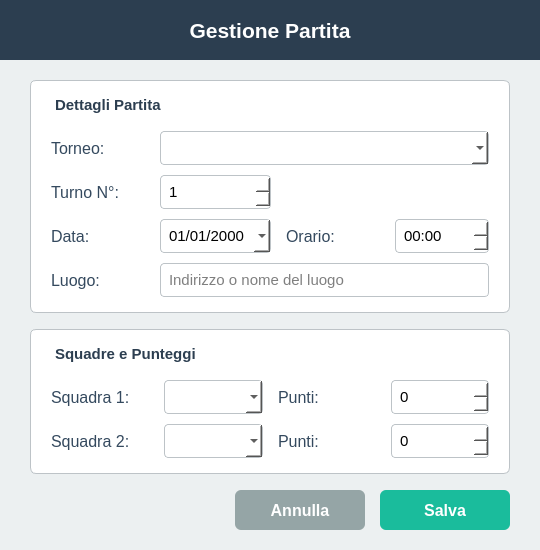
<?xml version="1.0" encoding="UTF-8"?>
<ui version="4.0">
 <class>PartitaDialog</class>
 <widget class="QDialog" name="PartitaDialog">
  <property name="geometry">
   <rect><x>0</x><y>0</y><width>540</width><height>520</height></rect>
  </property>
  <property name="windowTitle"><string>Partita</string></property>
  <property name="styleSheet">
   <string>
QDialog { background-color: #ecf0f1; }
QLabel { color: #34495e; font-family: Helvetica; font-size: 12pt; }
QLineEdit, QComboBox, QDateEdit, QTimeEdit, QSpinBox {
    border: 1px solid #bdc3c7;
    border-radius: 4px;
    padding: 6px;
    font-family: Helvetica;
    font-size: 11pt;
    background-color: white;
}
QLineEdit:focus, QComboBox:focus, QDateEdit:focus, QTimeEdit:focus, QSpinBox:focus {
    border: 1px solid #3498db;
}
   </string>
  </property>

  <layout class="QVBoxLayout" name="verticalLayout_main">
   <property name="spacing"><number>0</number></property>
   <property name="leftMargin"><number>0</number></property>
   <property name="topMargin"><number>0</number></property>
   <property name="rightMargin"><number>0</number></property>
   <property name="bottomMargin"><number>0</number></property>

   <!-- HEADER -->
   <item>
    <widget class="QFrame" name="frame_header">
     <property name="minimumSize"><size><width>0</width><height>60</height></size></property>
     <property name="maximumSize"><size><width>16777215</width><height>60</height></size></property>
     <property name="styleSheet"><string>QFrame#frame_header { background-color: #2c3e50; }</string></property>
     <layout class="QVBoxLayout" name="vl_header">
      <item>
       <widget class="QLabel" name="label_dialog_title">
        <property name="text"><string>Gestione Partita</string></property>
        <property name="alignment"><set>Qt::AlignCenter</set></property>
        <property name="styleSheet"><string>QLabel { color: white; font-family: Helvetica; font-size: 16pt; font-weight: bold; }</string></property>
       </widget>
      </item>
     </layout>
    </widget>
   </item>

   <!-- BODY -->
   <item>
    <layout class="QVBoxLayout" name="vl_body">
     <property name="spacing"><number>16</number></property>
     <property name="leftMargin"><number>30</number></property>
     <property name="topMargin"><number>20</number></property>
     <property name="rightMargin"><number>30</number></property>
     <property name="bottomMargin"><number>20</number></property>

     <!-- DETTAGLI PARTITA -->
     <item>
      <widget class="QFrame" name="frame_partita">
       <property name="styleSheet"><string>QFrame#frame_partita { background-color: white; border: 1px solid #bdc3c7; border-radius: 6px; }</string></property>
       <layout class="QVBoxLayout" name="vl_partita">
        <property name="leftMargin"><number>20</number></property>
        <property name="topMargin"><number>15</number></property>
        <property name="rightMargin"><number>20</number></property>
        <property name="bottomMargin"><number>15</number></property>
        <property name="spacing"><number>12</number></property>
        <item>
         <widget class="QLabel" name="label_section_partita">
          <property name="text"><string>Dettagli Partita</string></property>
          <property name="styleSheet"><string>QLabel { color: #2c3e50; font-weight: bold; font-size: 11pt; border-bottom: 1px solid #bdc3c7; padding-bottom: 4px; }</string></property>
         </widget>
        </item>
        <item>
         <layout class="QGridLayout" name="grid_partita">
          <property name="horizontalSpacing"><number>15</number></property>
          <property name="verticalSpacing"><number>10</number></property>

          <item row="0" column="0"><widget class="QLabel" name="label_torneo"><property name="text"><string>Torneo:</string></property></widget></item>
          <item row="0" column="1" colspan="3"><widget class="QComboBox" name="combo_torneo"/></item>

          <item row="1" column="0"><widget class="QLabel" name="label_turno"><property name="text"><string>Turno N°:</string></property></widget></item>
          <item row="1" column="1">
           <widget class="QSpinBox" name="spin_turno">
            <property name="minimum"><number>1</number></property>
            <property name="maximum"><number>999</number></property>
           </widget>
          </item>

          <item row="2" column="0"><widget class="QLabel" name="label_data"><property name="text"><string>Data:</string></property></widget></item>
          <item row="2" column="1">
           <widget class="QDateEdit" name="date_partita">
            <property name="calendarPopup"><bool>true</bool></property>
            <property name="displayFormat"><string>dd/MM/yyyy</string></property>
           </widget>
          </item>
          <item row="2" column="2"><widget class="QLabel" name="label_orario"><property name="text"><string>Orario:</string></property></widget></item>
          <item row="2" column="3">
           <widget class="QTimeEdit" name="time_partita">
            <property name="displayFormat"><string>HH:mm</string></property>
           </widget>
          </item>

          <item row="3" column="0"><widget class="QLabel" name="label_luogo"><property name="text"><string>Luogo:</string></property></widget></item>
          <item row="3" column="1" colspan="3">
           <widget class="QLineEdit" name="entry_luogo">
            <property name="maxLength"><number>100</number></property>
            <property name="placeholderText"><string>Indirizzo o nome del luogo</string></property>
           </widget>
          </item>
         </layout>
        </item>
       </layout>
      </widget>
     </item>

     <!-- SQUADRE E PUNTEGGI -->
     <item>
      <widget class="QFrame" name="frame_squadre">
       <property name="styleSheet"><string>QFrame#frame_squadre { background-color: white; border: 1px solid #bdc3c7; border-radius: 6px; }</string></property>
       <layout class="QVBoxLayout" name="vl_squadre">
        <property name="leftMargin"><number>20</number></property>
        <property name="topMargin"><number>15</number></property>
        <property name="rightMargin"><number>20</number></property>
        <property name="bottomMargin"><number>15</number></property>
        <property name="spacing"><number>12</number></property>
        <item>
         <widget class="QLabel" name="label_section_squadre">
          <property name="text"><string>Squadre e Punteggi</string></property>
          <property name="styleSheet"><string>QLabel { color: #2c3e50; font-weight: bold; font-size: 11pt; border-bottom: 1px solid #bdc3c7; padding-bottom: 4px; }</string></property>
         </widget>
        </item>
        <!--
          Nota: GPU.py valida che spin_punteggio1 + spin_punteggio2 == punteggio_max_parita.
          specialValueText "N/D" RIMOSSO perché 0 è un punteggio valido a Briscola
          (es. 0–120 è un risultato legittimo).
        -->
        <item>
         <layout class="QGridLayout" name="grid_squadre">
          <property name="horizontalSpacing"><number>15</number></property>
          <property name="verticalSpacing"><number>10</number></property>

          <item row="0" column="0"><widget class="QLabel" name="label_squadra1"><property name="text"><string>Squadra 1:</string></property></widget></item>
          <item row="0" column="1"><widget class="QComboBox" name="combo_squadra1"/></item>
          <item row="0" column="2"><widget class="QLabel" name="label_punteggio1"><property name="text"><string>Punti:</string></property></widget></item>
          <item row="0" column="3">
           <widget class="QSpinBox" name="spin_punteggio1">
            <!-- specialValueText rimosso: 0 è un punteggio valido -->
            <property name="minimum"><number>0</number></property>
            <property name="maximum"><number>9999</number></property>
           </widget>
          </item>

          <item row="1" column="0"><widget class="QLabel" name="label_squadra2"><property name="text"><string>Squadra 2:</string></property></widget></item>
          <item row="1" column="1"><widget class="QComboBox" name="combo_squadra2"/></item>
          <item row="1" column="2"><widget class="QLabel" name="label_punteggio2"><property name="text"><string>Punti:</string></property></widget></item>
          <item row="1" column="3">
           <widget class="QSpinBox" name="spin_punteggio2">
            <!-- specialValueText rimosso: 0 è un punteggio valido -->
            <property name="minimum"><number>0</number></property>
            <property name="maximum"><number>9999</number></property>
           </widget>
          </item>
         </layout>
        </item>
       </layout>
      </widget>
     </item>

     <!-- BUTTONS -->
     <item>
      <layout class="QHBoxLayout" name="hl_buttons">
       <property name="spacing"><number>15</number></property>
       <item>
        <spacer><property name="orientation"><enum>Qt::Horizontal</enum></property><property name="sizeHint" stdset="0"><size><width>40</width><height>20</height></size></property></spacer>
       </item>
       <item>
        <widget class="QPushButton" name="btn_cancel">
         <property name="minimumSize"><size><width>130</width><height>40</height></size></property>
         <property name="text"><string>Annulla</string></property>
         <property name="styleSheet"><string>QPushButton{background-color:#95a5a6;color:white;border-radius:6px;font-family:Helvetica;font-size:12pt;font-weight:bold;}QPushButton:hover{background-color:#7f8c8d;}</string></property>
        </widget>
       </item>
       <item>
        <widget class="QPushButton" name="btn_save">
         <property name="minimumSize"><size><width>130</width><height>40</height></size></property>
         <property name="text"><string>Salva</string></property>
         <property name="styleSheet"><string>QPushButton{background-color:#1abc9c;color:white;border-radius:6px;font-family:Helvetica;font-size:12pt;font-weight:bold;}QPushButton:hover{background-color:#16a085;}</string></property>
        </widget>
       </item>
      </layout>
     </item>

    </layout>
   </item>
  </layout>
 </widget>
 <resources/>
 <connections/>
</ui>
